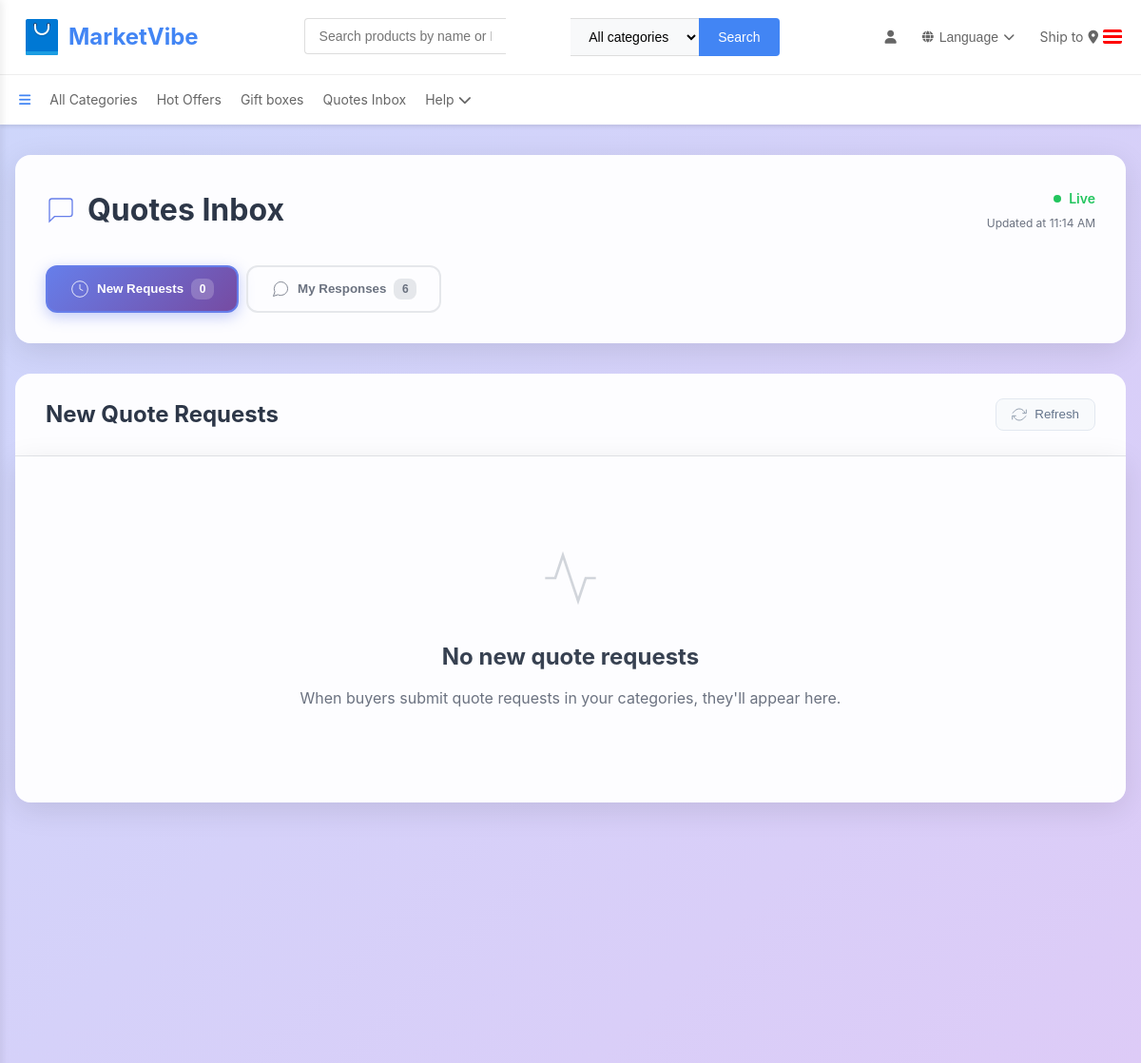
Page /quotes/inbox/ (signed in, upper part) on the earlier database version.
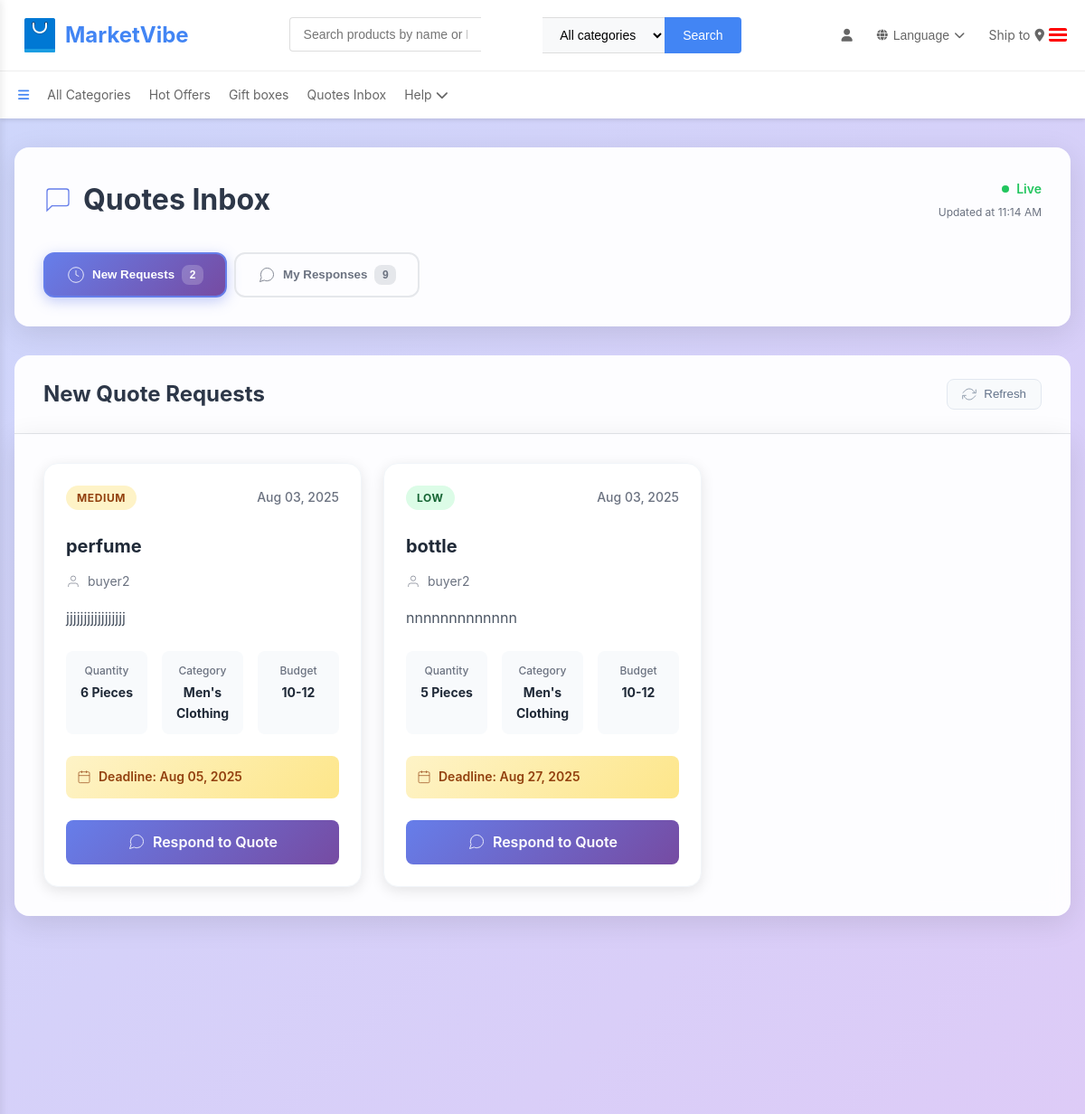
Same page on the later database version.
### seller/models.py (models this page shows, shortened)
class QuoteRequest(models.Model):
    QUOTE_STATUS_CHOICES = [
        ('pending', 'Pending'),
        ('responded', 'Seller Responded'),
        ('accepted', 'Accepted'),
        ('rejected', 'Rejected'),
        ('converted', 'Converted to Order'),
        ('expired', 'Expired'),
    ]
    buyer = models.ForeignKey("buyer.Buyer", on_delete=models.CASCADE, related_name='quote_requests')
    category = models.ForeignKey(Category, on_delete=models.CASCADE, related_name='quote_requests')
    product_name = models.CharField(max_length=200)
    description = models.TextField()
    quantity = models.PositiveIntegerField()
    unit = models.CharField(max_length=20, choices=[
        ('pcs', 'Pieces'),
        ('kg', 'Kilograms'),
        ('tons', 'Tons'),
        ('units', 'Units'),
    ], default='pcs')
    urgency = models.CharField(max_length=20, choices=[
        ('low', 'Low'),
        ('medium', 'Medium'),
        ('high', 'High'),
        ('urgent', 'Urgent'),
    ], default='medium')
    status = models.CharField(max_length=20, choices=QUOTE_STATUS_CHOICES, default='pending')
    budget_range = models.CharField(max_length=100, blank=True, null=True)
    delivery_deadline = models.DateField(blank=True, null=True)
    created_at = models.DateTimeField(default=timezone.now)
    updated_at = models.DateTimeField(auto_now=True)
    expires_at = models.DateTimeField(blank=True, null=True)
    class Meta:
        ordering = ['-created_at']

class Category(models.Model):
    name = models.CharField(max_length=100)
    parent = models.ForeignKey("self", on_delete=models.SET_NULL, null=True, blank=True)
    description = models.TextField(null=True, blank=True)
    icon_url = models.URLField(null=True, blank=True)

### buyer/models.py (models this page shows, shortened)
class Buyer(models.Model):
    name = models.CharField(max_length=100)
    email = models.EmailField(unique=True)
    image = models.BinaryField(blank=True, null=True)  # Storing image as binary data (BLOB)
    phone = models.CharField(max_length=20, null=True, blank=True)
    date_of_birth = models.DateField(null=True, blank=True)
    address = models.TextField(blank=True, null=True)
    created_at = models.DateTimeField(default=timezone.now)
    updated_at = models.DateTimeField(auto_now=True)
    def get_image_base64(self):
        """Returns the base64 string to display in templates"""
        if self.image:
            return base64.b64encode(self.image).decode('utf-8')
        return None
    image_data = property(get_image_base64)

### seller/views.py (the view, shortened to what this page needs)
# urls.py: path('quotes/inbox/', views.seller_quotes_inbox, name='seller_quotes_inbox'),
@login_required
def seller_quotes_inbox(request):
    try:
        seller = Seller.objects.get(user=request.user)
        seller_categories = seller.products.values_list('category', flat=True).distinct()
        quote_requests = QuoteRequest.objects.filter(
            category__in=seller_categories,
            status__in=['pending', 'responded']
        ).exclude(
            responses__seller=seller  # Exclude quotes already responded to
        ).order_by('-created_at')
        seller_responses = QuoteResponse.objects.filter(seller=seller).order_by('-created_at')
        context = {
            'quote_requests': quote_requests,
            'seller_responses': seller_responses,
            'seller': seller,
            'title': 'Quotes Inbox - MarketVibe'
        }
        return render(request, 'seller/quotes_inbox.html', context)
    except Seller.DoesNotExist:
        messages.error(request, 'Seller profile not found.')
        return redirect('sellers:index')

### buyer/context_processors.py (called while the page is built, shortened)
def user_sidebar_data(request):
    context = {
        'user_type': None,
        'buyer': None,
        'seller': None,
        'image_base64': None
    }
    if hasattr(request, 'user') and request.user.is_authenticated:
        try:
            buyer = Buyer.objects.filter(email=request.user.email).first()
        except Buyer.DoesNotExist:
            pass
        try:
            seller = Seller.objects.filter(email=request.user.email).first()
            if seller:
                context.update({
                    'user_type': 'seller',
                    'seller': seller,
                    'image_base64': seller.get_image_base64() if seller.image else None
                })
                return context
        except Seller.DoesNotExist:
            pass
    return context

### seller/models.py (called while the page is built)
    def get_image_base64(self):
        if self.image:
            return base64.b64encode(self.image).decode('utf-8')
        return None

### seller/templates/seller/quotes_inbox.html (shortened to what the changed rows need)
{% extends 'index.html' %}
{% load static %}
{% block content %}
<div class="quote-inbox">
    <div class="quote-inbox__container">
        <div class="quote-inbox__header">
            <div class="quote-inbox__header-content">
                <h1 class="quote-inbox__title">
                    <svg class="quote-inbox__title-icon" viewBox="0 0 24 24" fill="none" stroke="currentColor">
                        <path d="M21 15a2 2 0 0 1-2 2H7l-4 4V5a2 2 0 0 1 2-2h14a2 2 0 0 1 2 2z"></path>
                    </svg>
                    Quotes Inbox
                </h1>
            </div>
            <div class="quote-inbox__tabs">
                <button type="button" class="quote-inbox__tab quote-inbox__tab--active" id="newQuotesBtn" data-section="new">
                    <svg class="quote-inbox__tab-icon" viewBox="0 0 24 24" fill="none" stroke="currentColor">
                        <circle cx="12" cy="12" r="10"></circle>
                        <path d="M12 6v6l4 2"></path>
                    </svg>
                    New Requests
                    <span class="quote-inbox__tab-badge" id="newQuotesBadge">{{ quote_requests|length }}</span>
                </button>
                <button type="button" class="quote-inbox__tab" id="myResponsesBtn" data-section="responses">
                    <svg class="quote-inbox__tab-icon" viewBox="0 0 24 24" fill="none" stroke="currentColor">
                        <path d="M21 11.5a8.38 8.38 0 0 1-.9 3.8 8.5 8.5 0 0 1-7.6 4.7 8.38 8.38 0 0 1-3.8-.9L3 21l1.9-5.7a8.38 8.38 0 0 1-.9-3.8 8.5 8.5 0 0 1 4.7-7.6 8.38 8.38 0 0 1 3.8-.9h.5a8.48 8.48 0 0 1 8 8v.5z"></path>
                    </svg>
                    My Responses
                    <span class="quote-inbox__tab-badge" id="responsesBadge">{{ seller_responses|length }}</span>
                </button>
            </div>
        </div>
        <div id="newQuotesSection" class="quote-inbox__section quote-inbox__section--active">
            <div class="quote-inbox__section-header">
                <h2 class="quote-inbox__section-title">New Quote Requests</h2>
            </div>
            <div class="quote-inbox__content" id="newQuotesContent">
                {% if quote_requests %}
                    <div class="quote-inbox__grid">
                        {% for quote in quote_requests %}
                        <div class="quote-inbox__card" data-quote-id="{{ quote.id }}">
                            <div class="quote-inbox__card-header">
                                <div class="quote-inbox__urgency-badge quote-inbox__urgency-badge--{{ quote.urgency }}">
                                    {{ quote.get_urgency_display }}
                                </div>
                                <time class="quote-inbox__date">{{ quote.created_at|date:"M d, Y" }}</time>
                            </div>
                            <div class="quote-inbox__card-body">
                                <h3 class="quote-inbox__product-name">{{ quote.product_name }}</h3>
                                <div class="quote-inbox__buyer-info">
                                    <svg class="quote-inbox__buyer-icon" viewBox="0 0 24 24" fill="none" stroke="currentColor">
                                        <path d="M20 21v-2a4 4 0 0 0-4-4H8a4 4 0 0 0-4 4v2"></path>
                                        <circle cx="12" cy="7" r="4"></circle>
                                    </svg>
                                    {{ quote.buyer.name }}
                                </div>
                                <p class="quote-inbox__description">{{ quote.description|truncatewords:20 }}</p>
                                <div class="quote-inbox__details">
                                    <div class="quote-inbox__detail">
                                        <span class="quote-inbox__detail-label">Quantity</span>
                                        <span class="quote-inbox__detail-value">{{ quote.quantity }} {{ quote.get_unit_display }}</span>
                                    </div>
                                    <div class="quote-inbox__detail">
                                        <span class="quote-inbox__detail-label">Category</span>
                                        <span class="quote-inbox__detail-value">{{ quote.category.name }}</span>
                                    </div>
                                    <div class="quote-inbox__detail">
                                        <span class="quote-inbox__detail-label">Budget</span>
                                        <span class="quote-inbox__detail-value">{{ quote.budget_range|default:"Not specified" }}</span>
                                    </div>
                                </div>
                                {% if quote.delivery_deadline %}
                                <div class="quote-inbox__deadline">
                                    <svg class="quote-inbox__deadline-icon" viewBox="0 0 24 24" fill="none" stroke="currentColor">
                                        <rect x="3" y="4" width="18" height="18" rx="2" ry="2"></rect>
                                        <line x1="16" y1="2" x2="16" y2="6"></line>
                                        <line x1="8" y1="2" x2="8" y2="6"></line>
                                        <line x1="3" y1="10" x2="21" y2="10"></line>
                                    </svg>
                                    Deadline: {{ quote.delivery_deadline|date:"M d, Y" }}
                                </div>
                                {% endif %}
                            </div>
                            <div class="quote-inbox__card-footer">
                                <a href="{% url 'sellers:respond_to_quote' quote.id %}" class="quote-inbox__respond-btn">
                                    <svg viewBox="0 0 24 24" fill="none" stroke="currentColor">
                                        <path d="M21 11.5a8.38 8.38 0 0 1-.9 3.8 8.5 8.5 0 0 1-7.6 4.7 8.38 8.38 0 0 1-3.8-.9L3 21l1.9-5.7a8.38 8.38 0 0 1-.9-3.8 8.5 8.5 0 0 1 4.7-7.6 8.38 8.38 0 0 1 3.8-.9h.5a8.48 8.48 0 0 1 8 8v.5z"></path>
                                    </svg>
                                    Respond to Quote
                                </a>
                            </div>
                        </div>
                        {% endfor %}
                    </div>
                {% else %}
                    <div class="quote-inbox__empty">
                        <svg class="quote-inbox__empty-icon" viewBox="0 0 24 24" fill="none" stroke="currentColor">
                            <polyline points="22 12 18 12 15 21 9 3 6 12 2 12"></polyline>
                        </svg>
                        <h3 class="quote-inbox__empty-title">No new quote requests</h3>
                        <p class="quote-inbox__empty-text">When buyers submit quote requests in your categories, they'll appear here.</p>
                    </div>
                {% endif %}
            </div>
        </div>
    </div>
</div>
{% endblock %}

Differences in the rows shown:
added QuoteRequest: urgency "MEDIUM", created_at "Aug 03, 2025", product_name "perfume", buyer.name "buyer2", description "jjjjjjjjjjjjjjjjj", quantity "6", unit "Pieces", category.name "Men's Clothing", budget_range "10-12", delivery_deadline "Aug 05, 2025"
added QuoteRequest: urgency "LOW", created_at "Aug 03, 2025", product_name "bottle", buyer.name "buyer2", description "nnnnnnnnnnnnn", quantity "5", unit "Pieces", category.name "Men's Clothing", budget_range "10-12", delivery_deadline "Aug 27, 2025"
Other differences:
{{ quote_requests|length }}: "0" → "2"
{{ seller_responses|length }}: "6" → "9"
text no longer shown: "No new quote requests When buyers submit quote requests in your categories, they'll appear here."
